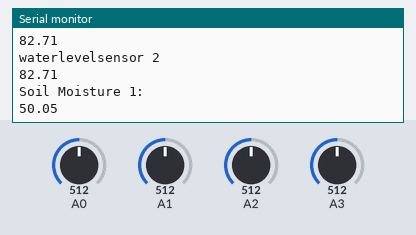
A sketch run on a simulated Arduino Uno, built with avr-gcc and run on an emulated ATmega328P. Parts: the last lines printed to the serial monitor. The inputs (shaded band) are chosen by the test bench; at power-on: A1 = 512, A2 = 512, A0 = 512, A3 = 512.

Above: at 12.8 s.
12.9 s: A1 set to 716
At 15.9 s:
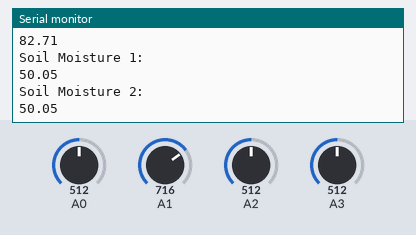
21.9 s: A2 set to 716
At 25.2 s:
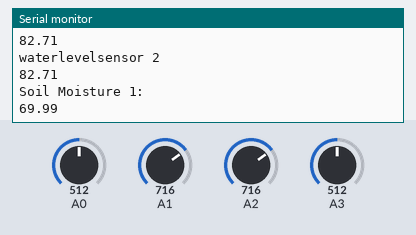
30.9 s: A0 set to 306
At 33.4 s:
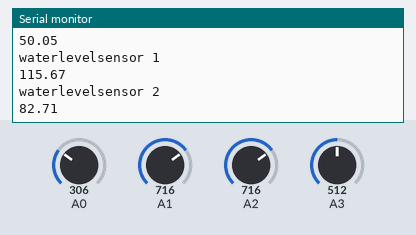
39.9 s: A0 set to 30
At 42.7 s:
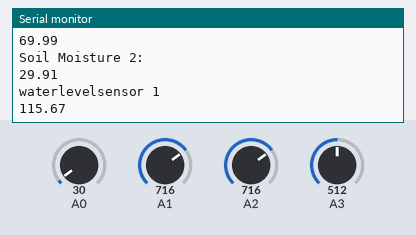
48.9 s: A1 set to 992
At 52.0 s:
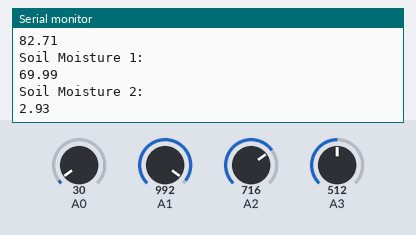
57.9 s: A3 set to 306
At 61.3 s:
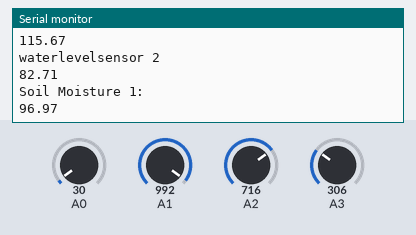
Timing chart, 0 to 62.8 s (numbered marks = the images above; inputs shaded):
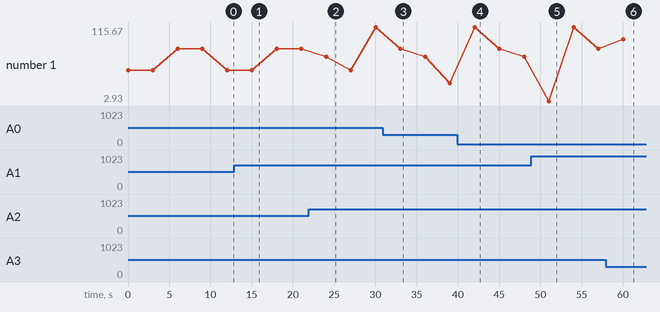

Measured:
- plotted number 1: 82.71 → 115.67 after the input at 21.9 s, 115.67 → 29.91 after the input at 30.9 s

The sketch:

sketch_feb15e.ino
```cpp
void setup() {
pinMode(A1,INPUT);
pinMode(A0,INPUT);
pinMode(A2,INPUT);
pinMode(A3,INPUT);
Serial.begin(9600);
  // put your setup code here, to run once:

}

void loop() {
  float A=analogRead(A1);
  float B=analogRead(A0);
  float C=analogRead(A2);
  float D=analogRead(A3);
float H=(A/1023)*100;
float I=(B/1023)*100;
float J=(C/619)*100;
float K=(D/619)*100;
Serial.println("Soil Moisture 1:");
Serial.println(H);
  delay(3000);
Serial.println("Soil Moisture 2:");
Serial.println(I);
delay(3000);
Serial.println("waterlevelsensor 1");
Serial.println(J);
  delay(3000);
Serial.println("waterlevelsensor 2");
Serial.println(K);
  delay(3000);
  // put your main code here, to run repeatedly:

}
```
